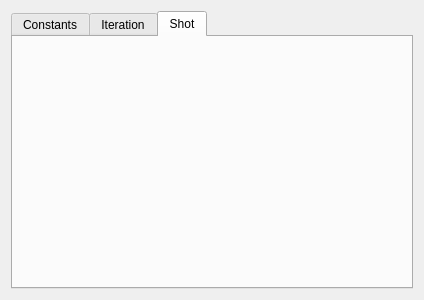
<?xml version="1.0" encoding="UTF-8"?>
<ui version="4.0">
 <class>SequenceWidget</class>
 <widget class="QWidget" name="SequenceWidget">
  <property name="geometry">
   <rect>
    <x>0</x>
    <y>0</y>
    <width>424</width>
    <height>300</height>
   </rect>
  </property>
  <property name="windowTitle">
   <string>Form</string>
  </property>
  <layout class="QVBoxLayout" name="verticalLayout">
   <item>
    <widget class="QTabWidget" name="tabWidget">
     <property name="tabPosition">
      <enum>QTabWidget::North</enum>
     </property>
     <property name="currentIndex">
      <number>2</number>
     </property>
     <widget class="QWidget" name="Constants">
      <attribute name="title">
       <string>Constants</string>
      </attribute>
     </widget>
     <widget class="QWidget" name="iteration_tab">
      <attribute name="title">
       <string>Iteration</string>
      </attribute>
     </widget>
     <widget class="QWidget" name="Timelanes">
      <attribute name="title">
       <string>Shot</string>
      </attribute>
     </widget>
    </widget>
   </item>
  </layout>
 </widget>
 <resources/>
 <connections/>
</ui>
